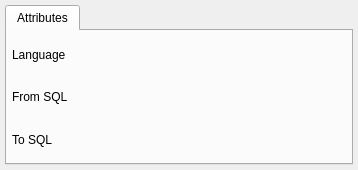
<?xml version="1.0" encoding="UTF-8"?>
<ui version="4.0">
 <class>TransformWidget</class>
 <widget class="QWidget" name="TransformWidget">
  <property name="geometry">
   <rect>
    <x>0</x>
    <y>0</y>
    <width>358</width>
    <height>170</height>
   </rect>
  </property>
  <property name="windowTitle">
   <string/>
  </property>
  <layout class="QVBoxLayout" name="transform_lt">
   <property name="spacing">
    <number>5</number>
   </property>
   <property name="leftMargin">
    <number>5</number>
   </property>
   <property name="topMargin">
    <number>5</number>
   </property>
   <property name="rightMargin">
    <number>5</number>
   </property>
   <property name="bottomMargin">
    <number>5</number>
   </property>
   <item>
    <widget class="QTabWidget" name="attributes_tbw">
     <property name="currentIndex">
      <number>0</number>
     </property>
     <widget class="QWidget" name="attributes_tab">
      <attribute name="icon">
       <iconset resource="../../res/resources.qrc">
        <normaloff>:/icons/icons/attribute.png</normaloff>:/icons/icons/attribute.png</iconset>
      </attribute>
      <attribute name="title">
       <string>Attributes</string>
      </attribute>
      <layout class="QVBoxLayout" name="attributes_lt">
       <property name="spacing">
        <number>5</number>
       </property>
       <property name="leftMargin">
        <number>5</number>
       </property>
       <property name="topMargin">
        <number>5</number>
       </property>
       <property name="rightMargin">
        <number>5</number>
       </property>
       <property name="bottomMargin">
        <number>5</number>
       </property>
       <item>
        <layout class="QVBoxLayout" name="language_lt">
         <item>
          <widget class="QLabel" name="language_lbl">
           <property name="text">
            <string>Language</string>
           </property>
          </widget>
         </item>
        </layout>
       </item>
       <item>
        <layout class="QVBoxLayout" name="from_sql_func_lt">
         <item>
          <widget class="QLabel" name="from_sql_func_lbl">
           <property name="text">
            <string>From SQL</string>
           </property>
          </widget>
         </item>
        </layout>
       </item>
       <item>
        <layout class="QVBoxLayout" name="to_sql_func_lt">
         <item>
          <widget class="QLabel" name="to_sql_func_lbl">
           <property name="text">
            <string>To SQL</string>
           </property>
          </widget>
         </item>
        </layout>
       </item>
      </layout>
     </widget>
    </widget>
   </item>
  </layout>
 </widget>
 <resources>
  <include location="../../res/resources.qrc"/>
 </resources>
 <connections/>
</ui>
